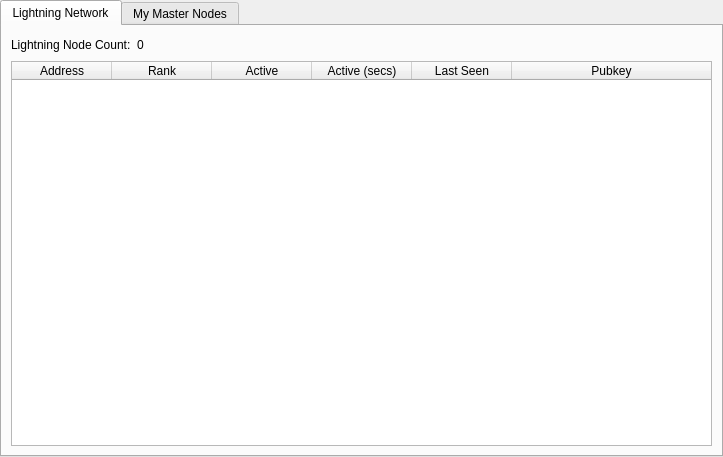
<?xml version="1.0" encoding="UTF-8"?>
<ui version="4.0">
 <class>MasternodeManager</class>
 <widget class="QWidget" name="MasternodeManager">
  <property name="geometry">
   <rect>
    <x>0</x>
    <y>0</y>
    <width>723</width>
    <height>457</height>
   </rect>
  </property>
  <property name="windowTitle">
   <string>Form</string>
  </property>
  <layout class="QVBoxLayout" name="topLayout">
   <property name="leftMargin">
    <number>0</number>
   </property>
   <property name="topMargin">
    <number>0</number>
   </property>
   <property name="rightMargin">
    <number>0</number>
   </property>
   <property name="bottomMargin">
    <number>0</number>
   </property>
   <item>
    <layout class="QVBoxLayout" name="verticalLayout">
     <property name="bottomMargin">
      <number>0</number>
     </property>
     <item>
      <widget class="QTabWidget" name="tabWidget">
       <property name="currentIndex">
        <number>0</number>
       </property>
       <widget class="QWidget" name="tab">
        <attribute name="title">
         <string>Lightning Network</string>
        </attribute>
        <layout class="QGridLayout" name="gridLayout">
         <item row="1" column="0">
          <widget class="QTableWidget" name="tableWidget">
           <property name="editTriggers">
            <set>QAbstractItemView::NoEditTriggers</set>
           </property>
           <property name="alternatingRowColors">
            <bool>true</bool>
           </property>
           <property name="selectionBehavior">
            <enum>QAbstractItemView::SelectRows</enum>
           </property>
           <property name="sortingEnabled">
            <bool>true</bool>
           </property>
           <attribute name="horizontalHeaderStretchLastSection">
            <bool>true</bool>
           </attribute>
           <column>
            <property name="text">
             <string>Address</string>
            </property>
           </column>
           <column>
            <property name="text">
             <string>Rank</string>
            </property>
           </column>
           <column>
            <property name="text">
             <string>Active</string>
            </property>
           </column>
           <column>
            <property name="text">
             <string>Active (secs)</string>
            </property>
           </column>
           <column>
            <property name="text">
             <string>Last Seen</string>
            </property>
           </column>
           <column>
            <property name="text">
             <string>Pubkey</string>
            </property>
           </column>
          </widget>
         </item>
         <item row="0" column="0">
          <layout class="QHBoxLayout" name="horizontalLayout_3">
           <property name="bottomMargin">
            <number>0</number>
           </property>
           <item>
            <widget class="QLabel" name="label_2">
             <property name="text">
              <string>Lightning Node Count:</string>
             </property>
            </widget>
           </item>
           <item>
            <widget class="QLabel" name="countLabel">
             <property name="text">
              <string>0</string>
             </property>
            </widget>
           </item>
           <item>
            <spacer name="horizontalSpacer_3">
             <property name="orientation">
              <enum>Qt::Horizontal</enum>
             </property>
             <property name="sizeHint" stdset="0">
              <size>
               <width>40</width>
               <height>20</height>
              </size>
             </property>
            </spacer>
           </item>
          </layout>
         </item>
        </layout>
       </widget>
       <widget class="QWidget" name="tab_2">
        <attribute name="title">
         <string>My Master Nodes</string>
        </attribute>
        <layout class="QGridLayout" name="gridLayout_2">
         <item row="0" column="0">
          <layout class="QVBoxLayout" name="verticalLayout_2">
           <property name="bottomMargin">
            <number>0</number>
           </property>
           <item>
            <layout class="QHBoxLayout" name="horizontalLayout">
             <item>
              <widget class="QPushButton" name="createButton">
               <property name="text">
                <string>&amp;Create...</string>
               </property>
              </widget>
             </item>
             <item>
              <widget class="QPushButton" name="copyAddressButton">
               <property name="text">
                <string>Copy &amp;Address</string>
               </property>
              </widget>
             </item>
             <item>
              <spacer name="horizontalSpacer">
               <property name="orientation">
                <enum>Qt::Horizontal</enum>
               </property>
               <property name="sizeHint" stdset="0">
                <size>
                 <width>40</width>
                 <height>20</height>
                </size>
               </property>
              </spacer>
             </item>
            </layout>
           </item>
           <item>
            <widget class="QTableWidget" name="tableWidget_2">
             <property name="editTriggers">
              <set>QAbstractItemView::NoEditTriggers</set>
             </property>
             <property name="alternatingRowColors">
              <bool>true</bool>
             </property>
             <property name="selectionMode">
              <enum>QAbstractItemView::SingleSelection</enum>
             </property>
             <property name="selectionBehavior">
              <enum>QAbstractItemView::SelectRows</enum>
             </property>
             <attribute name="horizontalHeaderStretchLastSection">
              <bool>true</bool>
             </attribute>
             <column>
              <property name="text">
               <string>Alias</string>
              </property>
             </column>
             <column>
              <property name="text">
               <string>IP/Onion</string>
              </property>
             </column>
             <column>
              <property name="text">
               <string>Status</string>
              </property>
             </column>
             <column>
              <property name="text">
               <string>Collateral Address</string>
              </property>
             </column>
            </widget>
           </item>
           <item>
            <layout class="QHBoxLayout" name="horizontalLayout_2">
             <property name="bottomMargin">
              <number>0</number>
             </property>
             <item>
              <widget class="QPushButton" name="editButton">
               <property name="text">
                <string>&amp;Edit</string>
               </property>
              </widget>
             </item>
             <item>
              <widget class="QPushButton" name="getConfigButton">
               <property name="text">
                <string>&amp;Get Config</string>
               </property>
              </widget>
             </item>
             <item>
              <widget class="QPushButton" name="removeButton">
               <property name="text">
                <string>&amp;Remove</string>
               </property>
              </widget>
             </item>
             <item>
              <spacer name="horizontalSpacer_2">
               <property name="orientation">
                <enum>Qt::Horizontal</enum>
               </property>
               <property name="sizeHint" stdset="0">
                <size>
                 <width>40</width>
                 <height>20</height>
                </size>
               </property>
              </spacer>
             </item>
            </layout>
           </item>
           <item>
            <layout class="QHBoxLayout" name="horizontalLayout_4">
             <property name="bottomMargin">
              <number>0</number>
             </property>
             <item>
              <widget class="QPushButton" name="startButton">
               <property name="text">
                <string>&amp;Start</string>
               </property>
              </widget>
             </item>
             <item>
              <widget class="QPushButton" name="stopButton">
               <property name="text">
                <string>Sto&amp;p</string>
               </property>
              </widget>
             </item>
             <item>
              <spacer name="horizontalSpacer_4">
               <property name="orientation">
                <enum>Qt::Horizontal</enum>
               </property>
               <property name="sizeHint" stdset="0">
                <size>
                 <width>40</width>
                 <height>20</height>
                </size>
               </property>
              </spacer>
             </item>
            </layout>
           </item>
           <item>
            <layout class="QHBoxLayout" name="horizontalLayout_5">
             <property name="bottomMargin">
              <number>0</number>
             </property>
             <item>
              <widget class="QPushButton" name="startAllButton">
               <property name="text">
                <string>S&amp;tart All</string>
               </property>
              </widget>
             </item>
             <item>
              <widget class="QPushButton" name="stopAllButton">
               <property name="text">
                <string>St&amp;op All</string>
               </property>
              </widget>
             </item>
             <item>
              <spacer name="horizontalSpacer_5">
               <property name="orientation">
                <enum>Qt::Horizontal</enum>
               </property>
               <property name="sizeHint" stdset="0">
                <size>
                 <width>40</width>
                 <height>20</height>
                </size>
               </property>
              </spacer>
             </item>
            </layout>
           </item>
          </layout>
         </item>
        </layout>
       </widget>
      </widget>
     </item>
    </layout>
   </item>
  </layout>
 </widget>
 <resources/>
 <connections/>
</ui>
